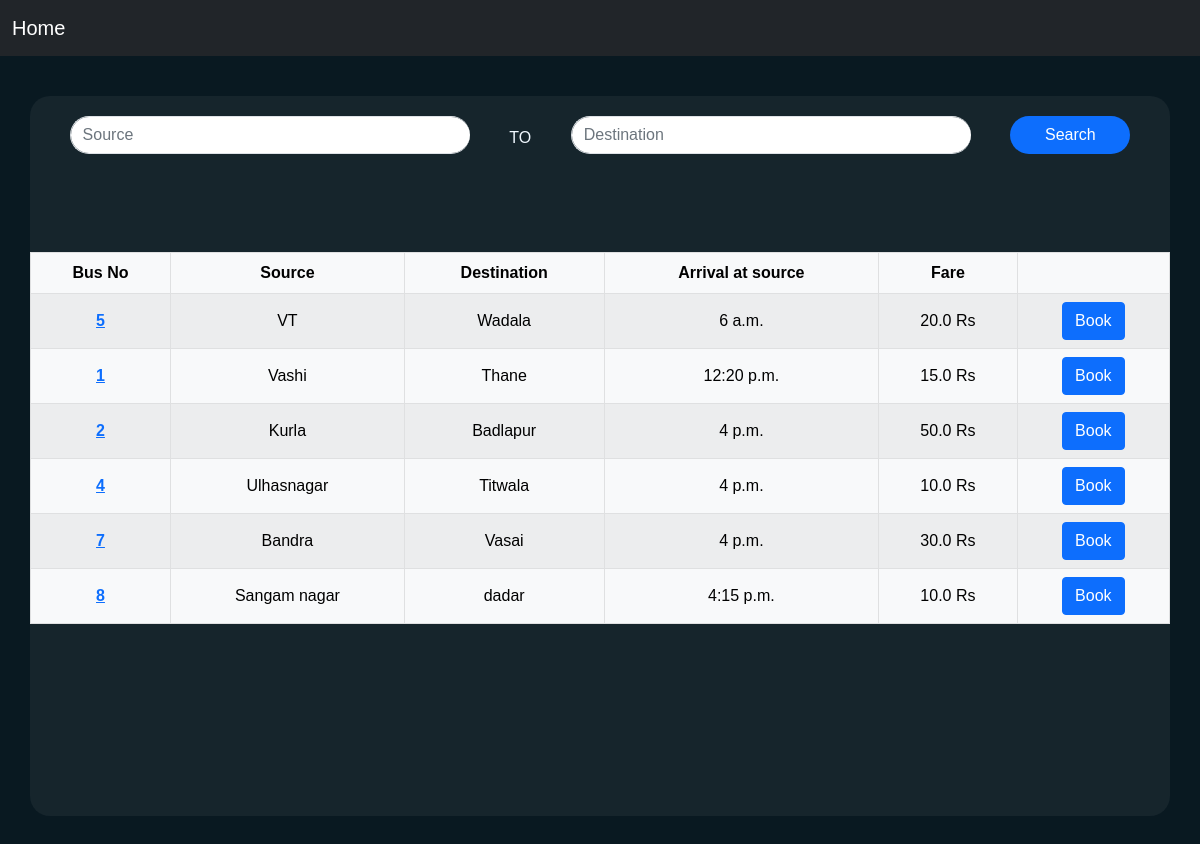
/timeTablePage/, run on the app's committed database.
### Bus/models.py (models this page shows)
class Bus(models.Model):
    bus_no = models.CharField(max_length=20)
    source = models.CharField(max_length=50)
    destination = models.CharField(max_length=50)
    arrival = models.TimeField(default=datetime.time(16, 00))
    fare = models.FloatField(default=0.00)

### BusDepoManagement/views.py (the view)
# urls.py: path('timeTablePage/',views.timeTablePage,name="timeTablePage"),
def timeTablePage(request):
    busData = Bus.objects.all().order_by('arrival')
    if request.method=="GET":
        source = request.GET.get('Source')
        destination = request.GET.get('Destination')
        if source!=None or destination!=None:
            busData = Bus.objects.filter(Q(source=source) | Q(destination=destination))
            print(busData)
    data={
        'busData':busData
    }
    return render(request,'timeTable.html',data)

### templates/timeTable.html (shortened to what this page needs)
<!DOCTYPE html>
<html lang="en">
<head>
    <link rel="stylesheet" href="../static/assets/css/timeTable.css">
    <link href="https://cdn.jsdelivr.net/npm/bootstrap@5.0.2/dist/css/bootstrap.min.css" rel="stylesheet"
>
</head>
<body>
    <nav class="navbar navbar-dark bg-dark">
        <div class="container-fluid">
            <a class="navbar-brand" href="/">Home</a>
        </div>
    </nav>
    <div class="body">
        <div class="container-a">
            <form method="get">
                <div class="search-bar">
                    <div class="size">
                        <div class="input-group">
                            <input class="form-control border-end-0 border rounded-pill" type="search"
                                placeholder="Source" name="Source" id="example-search-input">
                        </div>
                    </div>
                    <p style="color: aliceblue; margin: 0;">TO</p>
                    <div class="size">
                        <div class="input-group">
                            <input class="form-control border-end-0 border rounded-pill" type="search"
                                placeholder="Destination" name="Destination" id="example-search-input">
                        </div>
                    </div>
                    <button type="submit" class="btn-s btn-primary">Search</button>
                </div>
            </form>
            <br>
            <br>
            <table class="table table-striped table-light table-hover table-bordered table-responsive align-middle">
                <thead>
                    <tr>
                        <th scope="col">Bus No</th>
                        <th scope="col">Source</th>
                        <th scope="col">Destination</th>
                        <th scope="col">Arrival at source</th>
                        <th scope="col">Fare</th>
                        <th scope="col"></th>
                    </tr>
                </thead>
                <tbody>
                    {% for n in busData %}
                        <tr>
                            <th scope="row"><a href="">{{n.bus_no}}</a></th>
                            <td>{{n.source | capfirst }}</td>
                            <td>{{n.destination}}</td>
                            <td>{{n.arrival}}</td>
                            <td>{{n.fare}} Rs</td>
                            <td>
                                <a type="button" href="{% url 'showBookPage' n.id %}" class="btn btn-primary">
                                    Book
                                </a>
                            </td>
                        </tr>
                    {% endfor %}
                </tbody>
            </table>
        </div>
    </div>
</body>
</html>

### static/assets/css/timeTable.css (style rules this page uses)
* { margin: 0; padding: 0; box-sizing: border-box; font-family: sans-serif; }
.body { display: flex; justify-content: center; align-items: center; min-height: 100vh; background: #091921; }
.container-a { background: rgba(255, 255, 255, 0.05); width: 95vw; height: 90vh; border-radius: 20px; }
.size { width: 400px; }
.search-bar { padding-top: 20px; display: flex; justify-content: space-evenly; margin-bottom: 50px; }
.search-bar p { padding-top:10px ; }
.btn-s { border-radius: 20px; padding: 6px 6px; width: 120px; outline: none; border: none; }
.table td, tr { text-align: center; }

### data on the page
Bus: bus_no "5", source "VT", destination "Wadala", arrival "6 a.m.", fare "20.0"
Bus: bus_no "1", source "Vashi", destination "Thane", arrival "12:20 p.m.", fare "15.0"
Bus: bus_no "2", source "Kurla", destination "Badlapur", arrival "4 p.m.", fare "50.0"
Bus: bus_no "4", source "Ulhasnagar", destination "Titwala", arrival "4 p.m.", fare "10.0"
Bus: bus_no "7", source "Bandra", destination "Vasai", arrival "4 p.m.", fare "30.0"
Bus: bus_no "8", source "Sangam nagar", destination "dadar", arrival "4:15 p.m.", fare "10.0"
